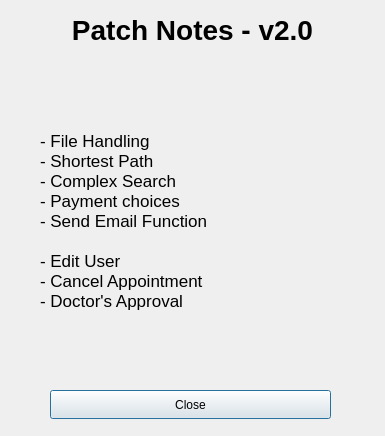
<?xml version="1.0" encoding="UTF-8"?>
<ui version="4.0">
 <class>PatchNotesWindow</class>
 <widget class="QDialog" name="PatchNotesWindow">
  <property name="geometry">
   <rect>
    <x>0</x>
    <y>0</y>
    <width>385</width>
    <height>436</height>
   </rect>
  </property>
  <property name="windowTitle">
   <string>Dialog</string>
  </property>
  <widget class="QLabel" name="patchNotesTitle">
   <property name="geometry">
    <rect>
     <x>2</x>
     <y>9</y>
     <width>381</width>
     <height>41</height>
    </rect>
   </property>
   <property name="font">
    <font>
     <pointsize>21</pointsize>
     <bold>true</bold>
    </font>
   </property>
   <property name="text">
    <string>Patch Notes - v2.0</string>
   </property>
   <property name="alignment">
    <set>Qt::AlignCenter</set>
   </property>
  </widget>
  <widget class="QLabel" name="notesTitle">
   <property name="geometry">
    <rect>
     <x>40</x>
     <y>70</y>
     <width>301</width>
     <height>301</height>
    </rect>
   </property>
   <property name="font">
    <font>
     <pointsize>13</pointsize>
    </font>
   </property>
   <property name="text">
    <string>- File Handling
- Shortest Path
- Complex Search 
- Payment choices
- Send Email Function

- Edit User
- Cancel Appointment
- Doctor's Approval</string>
   </property>
  </widget>
  <widget class="QPushButton" name="backButton">
   <property name="geometry">
    <rect>
     <x>50</x>
     <y>390</y>
     <width>281</width>
     <height>29</height>
    </rect>
   </property>
   <property name="text">
    <string>Close</string>
   </property>
  </widget>
 </widget>
 <resources/>
 <connections/>
</ui>
